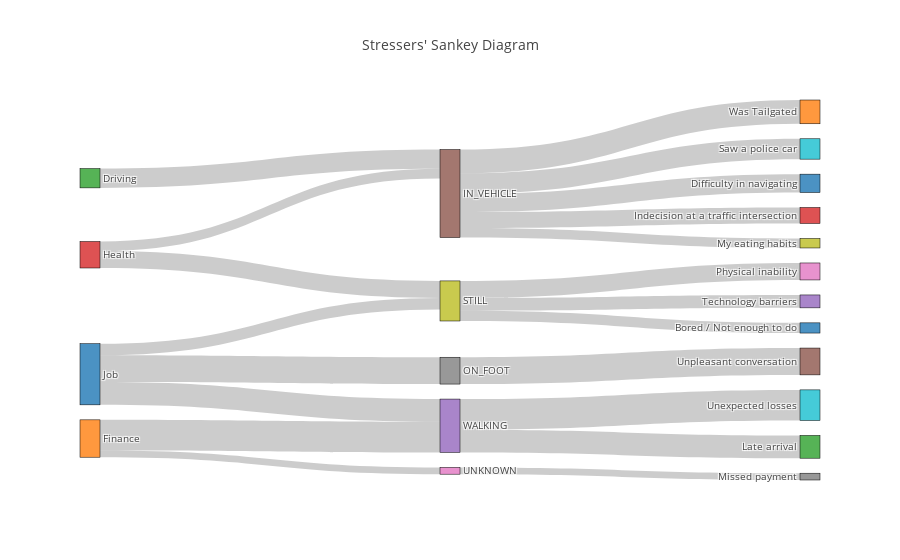

The code cell stored with this chart in its notebook:
### Markdown cell above
### Sankey diagram
A [Sankey diagram](https://en.wikipedia.org/wiki/Sankey_diagram) is utilized to show the flow between different components and, in our case, the breakdown between categories, sub-categories, and activities.   

This diagram shows the stressor categories on the left edge and the detailed stress information on the right.  In the middle are the activity classificiations, derived from a smartphone, of what the person was doing at the time of the stress event.  You can move the mouse cursor over the boxes and lines to see the details and highlight a flow within the diagram.  You may see that the events might not be ordered to your liking or that their order could be improved.  Try dragging the boxes up and down to change this order and watch the diagram adjust.

### Code cell
stress_stream.plot_stress_sankey(cat_cols=["stresser_main","activity","stresser_sub"])

### Figure 1 — Plotly figure (JSON) as saved in the notebook; plotly's stock layout.template omitted (floating-point values rounded to 4 significant figures)
{"data": [{"link": {"source": [2, 1, 1, 3, 3, 5, 5, 5, 5, 5, 0, 0, 0, 7, 8, 8, 8, 6, 4, 4], "target": [5, 6, 4, 5, 8, 20, 13, 18, 9, 11, 7, 8, 4, 15, 10, 16, 14, 17, 12, 19], "value": [0.5686, 0.2, 0.9, 0.28, 0.5, 0.54, 0.47, 0.28, 0.6, 0.7, 0.79, 0.34, 0.67, 0.79, 0.3, 0.5, 0.38, 0.2, 0.67, 0.9]}, "node": {"label": ["Job", "Finance", "Driving", "Health", "WALKING", "IN_VEHICLE", "UNKNOWN", "ON_FOOT", "STILL", "Saw a police car", "Bored / Not enough to do", "Was Tailgated", "Late arrival", "Indecision at a traffic intersection", "Technology barriers", "Unpleasant conversation", "Physical inability", "Missed payment", "My eating habits", "Unexpected losses", "Difficulty in navigating"], "line": {"color": "black", "width": 0.5}, "pad": 15, "thickness": 20}, "type": "sankey"}], "layout": {"autosize": true, "font": {"size": 10}, "title": {"text": "Stressers' Sankey Diagram"}}}
